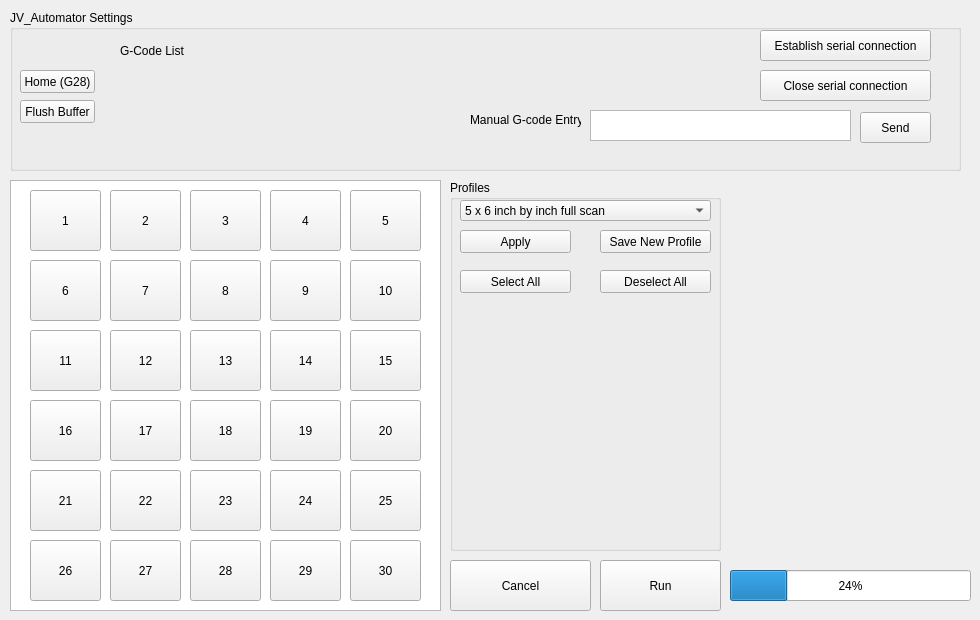
    <widget class="QWidget" name="tab_5">
     <attribute name="title">
      <string>Automator</string>
     </attribute>
     <widget class="QGraphicsView" name="graphicsView">
      <property name="geometry">
       <rect>
        <x>10</x>
        <y>180</y>
        <width>431</width>
        <height>431</height>
       </rect>
      </property>
      <property name="autoFillBackground">
       <bool>false</bool>
      </property>
     </widget>
     <widget class="QGroupBox" name="groupBox_3">
      <property name="geometry">
       <rect>
        <x>10</x>
        <y>10</y>
        <width>951</width>
        <height>161</height>
       </rect>
      </property>
      <property name="title">
       <string>JV_Automator Settings</string>
      </property>
      <widget class="QPushButton" name="pushButton_homemarlin">
       <property name="geometry">
        <rect>
         <x>10</x>
         <y>60</y>
         <width>75</width>
         <height>23</height>
        </rect>
       </property>
       <property name="text">
        <string>Home (G28)</string>
       </property>
      </widget>
      <widget class="QTextEdit" name="textEdit_manualgcode">
       <property name="geometry">
        <rect>
         <x>580</x>
         <y>100</y>
         <width>261</width>
         <height>31</height>
        </rect>
       </property>
      </widget>
      <widget class="QLabel" name="label_11">
       <property name="geometry">
        <rect>
         <x>460</x>
         <y>100</y>
         <width>111</width>
         <height>20</height>
        </rect>
       </property>
       <property name="text">
        <string>Manual G-code Entry:</string>
       </property>
      </widget>
      <widget class="QLabel" name="label_12">
       <property name="geometry">
        <rect>
         <x>110</x>
         <y>30</y>
         <width>81</width>
         <height>21</height>
        </rect>
       </property>
       <property name="text">
        <string>G-Code List </string>
       </property>
      </widget>
      <widget class="QPushButton" name="pushButton_sendmarlin">
       <property name="geometry">
        <rect>
         <x>850</x>
         <y>102</y>
         <width>71</width>
         <height>31</height>
        </rect>
       </property>
       <property name="text">
        <string>Send</string>
       </property>
      </widget>
      <widget class="QPushButton" name="pushButton_flushbuffer">
       <property name="geometry">
        <rect>
         <x>10</x>
         <y>90</y>
         <width>75</width>
         <height>23</height>
        </rect>
       </property>
       <property name="text">
        <string>Flush Buffer</string>
       </property>
      </widget>
      <widget class="QPushButton" name="pushButton_connectMarlin">
       <property name="geometry">
        <rect>
         <x>750</x>
         <y>20</y>
         <width>171</width>
         <height>31</height>
        </rect>
       </property>
       <property name="text">
        <string>Establish serial connection</string>
       </property>
      </widget>
      <widget class="QPushButton" name="pushButton_closeMarlin">
       <property name="geometry">
        <rect>
         <x>750</x>
         <y>60</y>
         <width>171</width>
         <height>31</height>
        </rect>
       </property>
       <property name="text">
        <string>Close serial connection</string>
       </property>
      </widget>
     </widget>
     <widget class="QGroupBox" name="groupBox_5">
      <property name="geometry">
       <rect>
        <x>450</x>
        <y>180</y>
        <width>271</width>
        <height>371</height>
       </rect>
      </property>
      <property name="title">
       <string>Profiles</string>
      </property>
      <widget class="QComboBox" name="comboBox_2">
       <property name="geometry">
        <rect>
         <x>10</x>
         <y>20</y>
         <width>251</width>
         <height>21</height>
        </rect>
       </property>
       <item>
        <property name="text">
         <string>5 x 6 inch by inch full scan</string>
        </property>
       </item>
       <item>
        <property name="text">
         <string>Half-Mark Full scan</string>
        </property>
       </item>
       <item>
        <property name="text">
         <string>Partial scan</string>
        </property>
       </item>
      </widget>
      <widget class="QPushButton" name="pushButton_saveprofile">
       <property name="geometry">
        <rect>
         <x>150</x>
         <y>50</y>
         <width>111</width>
         <height>23</height>
        </rect>
       </property>
       <property name="text">
        <string>Save New Profile</string>
       </property>
      </widget>
      <widget class="QPushButton" name="pushButton_selectall">
       <property name="geometry">
        <rect>
         <x>10</x>
         <y>90</y>
         <width>111</width>
         <height>23</height>
        </rect>
       </property>
       <property name="text">
        <string>Select All</string>
       </property>
      </widget>
      <widget class="QPushButton" name="pushButton_deselectall">
       <property name="geometry">
        <rect>
         <x>150</x>
         <y>90</y>
         <width>111</width>
         <height>23</height>
        </rect>
       </property>
       <property name="text">
        <string>Deselect All</string>
       </property>
      </widget>
      <widget class="QPushButton" name="pushButton_Apply">
       <property name="geometry">
        <rect>
         <x>10</x>
         <y>50</y>
         <width>111</width>
         <height>23</height>
        </rect>
       </property>
       <property name="text">
        <string>Apply</string>
       </property>
      </widget>
     </widget>
     <widget class="QPushButton" name="pushButton_auto_cancel">
      <property name="geometry">
       <rect>
        <x>450</x>
        <y>560</y>
        <width>141</width>
        <height>51</height>
       </rect>
      </property>
      <property name="text">
       <string>Cancel</string>
      </property>
     </widget>
     <widget class="QPushButton" name="pushButton_auto_run">
      <property name="geometry">
       <rect>
        <x>600</x>
        <y>560</y>
        <width>121</width>
        <height>51</height>
       </rect>
      </property>
      <property name="text">
       <string>Run</string>
      </property>
     </widget>
     <widget class="QPushButton" name="pushButton_cell1_1">
      <property name="geometry">
       <rect>
        <x>30</x>
        <y>190</y>
        <width>71</width>
        <height>61</height>
       </rect>
      </property>
      <property name="text">
       <string>1</string>
      </property>
     </widget>
     <widget class="QPushButton" name="pushButton_cell1_2">
      <property name="geometry">
       <rect>
        <x>110</x>
        <y>190</y>
        <width>71</width>
        <height>61</height>
       </rect>
      </property>
      <property name="text">
       <string>2</string>
      </property>
     </widget>
     <widget class="QPushButton" name="pushButton_cell1_3">
      <property name="geometry">
       <rect>
        <x>190</x>
        <y>190</y>
        <width>71</width>
        <height>61</height>
       </rect>
      </property>
      <property name="text">
       <string>3</string>
      </property>
     </widget>
     <widget class="QPushButton" name="pushButton_cell1_4">
      <property name="geometry">
       <rect>
        <x>270</x>
        <y>190</y>
        <width>71</width>
        <height>61</height>
       </rect>
      </property>
      <property name="text">
       <string>4</string>
      </property>
     </widget>
     <widget class="QPushButton" name="pushButton_cell1_5">
      <property name="geometry">
       <rect>
        <x>350</x>
        <y>190</y>
        <width>71</width>
        <height>61</height>
       </rect>
      </property>
      <property name="text">
       <string>5</string>
      </property>
     </widget>
     <widget class="QPushButton" name="pushButton_cell1_6">
      <property name="geometry">
       <rect>
        <x>30</x>
        <y>260</y>
        <width>71</width>
        <height>61</height>
       </rect>
      </property>
      <property name="text">
       <string>6</string>
      </property>
     </widget>
     <widget class="QPushButton" name="pushButton_cell1_8">
      <property name="geometry">
       <rect>
        <x>190</x>
        <y>260</y>
        <width>71</width>
        <height>61</height>
       </rect>
      </property>
      <property name="text">
       <string>8</string>
      </property>
     </widget>
     <widget class="QPushButton" name="pushButton_cell1_10">
      <property name="geometry">
       <rect>
        <x>350</x>
        <y>260</y>
        <width>71</width>
        <height>61</height>
       </rect>
      </property>
      <property name="text">
       <string>10</string>
      </property>
     </widget>
     <widget class="QPushButton" name="pushButton_cell1_7">
      <property name="geometry">
       <rect>
        <x>110</x>
        <y>260</y>
        <width>71</width>
        <height>61</height>
       </rect>
      </property>
      <property name="text">
       <string>7</string>
      </property>
     </widget>
     <widget class="QPushButton" name="pushButton_cell1_9">
      <property name="geometry">
       <rect>
        <x>270</x>
        <y>260</y>
        <width>71</width>
        <height>61</height>
       </rect>
      </property>
      <property name="text">
       <string>9</string>
      </property>
     </widget>
     <widget class="QPushButton" name="pushButton_cell1_11">
      <property name="geometry">
       <rect>
        <x>30</x>
        <y>330</y>
        <width>71</width>
        <height>61</height>
       </rect>
      </property>
      <property name="text">
       <string>11</string>
      </property>
     </widget>
     <widget class="QPushButton" name="pushButton_cell1_20">
      <property name="geometry">
       <rect>
        <x>350</x>
        <y>400</y>
        <width>71</width>
        <height>61</height>
       </rect>
      </property>
      <property name="text">
       <string>20</string>
      </property>
     </widget>
     <widget class="QPushButton" name="pushButton_cell1_16">
      <property name="geometry">
       <rect>
        <x>30</x>
        <y>400</y>
        <width>71</width>
        <height>61</height>
       </rect>
      </property>
      <property name="text">
       <string>16</string>
      </property>
     </widget>
     <widget class="QPushButton" name="pushButton_cell1_13">
      <property name="geometry">
       <rect>
        <x>190</x>
        <y>330</y>
        <width>71</width>
        <height>61</height>
       </rect>
      </property>
      <property name="text">
       <string>13</string>
      </property>
     </widget>
     <widget class="QPushButton" name="pushButton_cell1_15">
      <property name="geometry">
       <rect>
        <x>350</x>
        <y>330</y>
        <width>71</width>
        <height>61</height>
       </rect>
      </property>
      <property name="text">
       <string>15</string>
      </property>
     </widget>
     <widget class="QPushButton" name="pushButton_cell1_12">
      <property name="geometry">
       <rect>
        <x>110</x>
        <y>330</y>
        <width>71</width>
        <height>61</height>
       </rect>
      </property>
      <property name="text">
       <string>12</string>
      </property>
     </widget>
     <widget class="QPushButton" name="pushButton_cell1_14">
      <property name="geometry">
       <rect>
        <x>270</x>
        <y>330</y>
        <width>71</width>
        <height>61</height>
       </rect>
      </property>
      <property name="text">
       <string>14</string>
      </property>
     </widget>
     <widget class="QPushButton" name="pushButton_cell1_18">
      <property name="geometry">
       <rect>
        <x>190</x>
        <y>400</y>
        <width>71</width>
        <height>61</height>
       </rect>
      </property>
      <property name="text">
       <string>18</string>
      </property>
     </widget>
     <widget class="QPushButton" name="pushButton_cell1_17">
      <property name="geometry">
       <rect>
        <x>110</x>
        <y>400</y>
        <width>71</width>
        <height>61</height>
       </rect>
      </property>
      <property name="text">
       <string>17</string>
      </property>
     </widget>
     <widget class="QPushButton" name="pushButton_cell1_19">
      <property name="geometry">
       <rect>
        <x>270</x>
        <y>400</y>
        <width>71</width>
        <height>61</height>
       </rect>
      </property>
      <property name="text">
       <string>19</string>
      </property>
     </widget>
     <widget class="QPushButton" name="pushButton_cell1_23">
      <property name="geometry">
       <rect>
        <x>190</x>
        <y>470</y>
        <width>71</width>
        <height>61</height>
       </rect>
      </property>
      <property name="text">
       <string>23</string>
      </property>
     </widget>
     <widget class="QPushButton" name="pushButton_cell1_22">
      <property name="geometry">
       <rect>
        <x>110</x>
        <y>470</y>
        <width>71</width>
        <height>61</height>
       </rect>
      </property>
      <property name="text">
       <string>22</string>
      </property>
     </widget>
     <widget class="QPushButton" name="pushButton_cell1_21">
      <property name="geometry">
       <rect>
        <x>30</x>
        <y>470</y>
        <width>71</width>
        <height>61</height>
       </rect>
      </property>
      <property name="text">
       <string>21</string>
      </property>
     </widget>
     <widget class="QPushButton" name="pushButton_cell1_24">
      <property name="geometry">
       <rect>
        <x>270</x>
        <y>470</y>
        <width>71</width>
        <height>61</height>
       </rect>
      </property>
      <property name="text">
       <string>24</string>
      </property>
     </widget>
     <widget class="QPushButton" name="pushButton_cell1_25">
      <property name="geometry">
       <rect>
        <x>350</x>
        <y>470</y>
        <width>71</width>
        <height>61</height>
       </rect>
      </property>
      <property name="text">
       <string>25</string>
      </property>
     </widget>
     <widget class="QPushButton" name="pushButton_cell1_27">
      <property name="geometry">
       <rect>
        <x>110</x>
        <y>540</y>
        <width>71</width>
        <height>61</height>
       </rect>
      </property>
      <property name="text">
       <string>27</string>
      </property>
     </widget>
     <widget class="QPushButton" name="pushButton_cell1_29">
      <property name="geometry">
       <rect>
        <x>270</x>
        <y>540</y>
        <width>71</width>
        <height>61</height>
       </rect>
      </property>
      <property name="text">
       <string>29</string>
      </property>
     </widget>
     <widget class="QPushButton" name="pushButton_cell1_28">
      <property name="geometry">
       <rect>
        <x>190</x>
        <y>540</y>
        <width>71</width>
        <height>61</height>
       </rect>
      </property>
      <property name="text">
       <string>28</string>
      </property>
     </widget>
     <widget class="QPushButton" name="pushButton_cell1_30">
      <property name="geometry">
       <rect>
        <x>350</x>
        <y>540</y>
        <width>71</width>
        <height>61</height>
       </rect>
      </property>
      <property name="text">
       <string>30</string>
      </property>
     </widget>
     <widget class="QPushButton" name="pushButton_cell1_26">
      <property name="geometry">
       <rect>
        <x>30</x>
        <y>540</y>
        <width>71</width>
        <height>61</height>
       </rect>
      </property>
      <property name="text">
       <string>26</string>
      </property>
     </widget>
     <widget class="QProgressBar" name="progressBar_2">
      <property name="geometry">
       <rect>
        <x>730</x>
        <y>570</y>
        <width>241</width>
        <height>31</height>
       </rect>
      </property>
      <property name="value">
       <number>24</number>
      </property>
     </widget>
    </widget>
